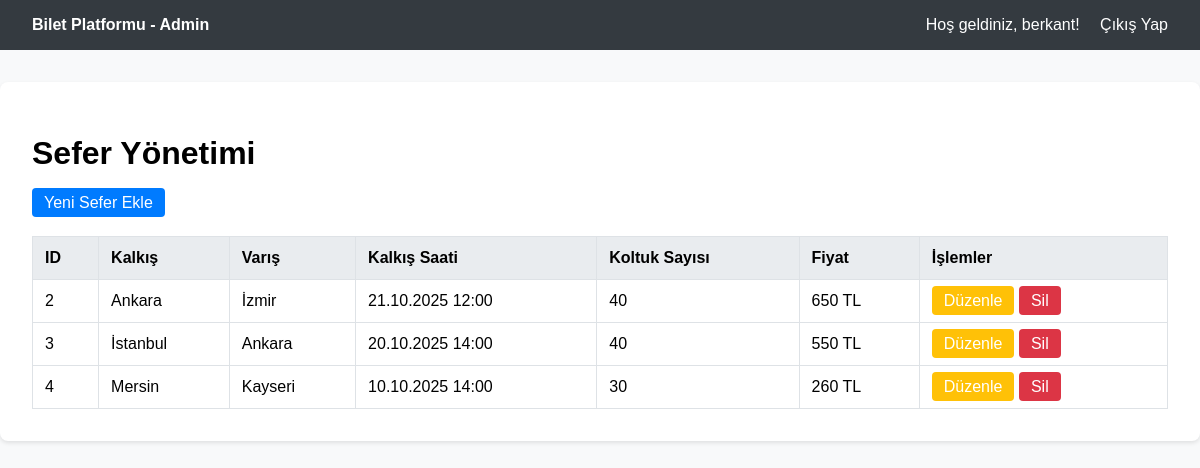
The app's page /index.php?page=company_admin_panel (signed in), older data.
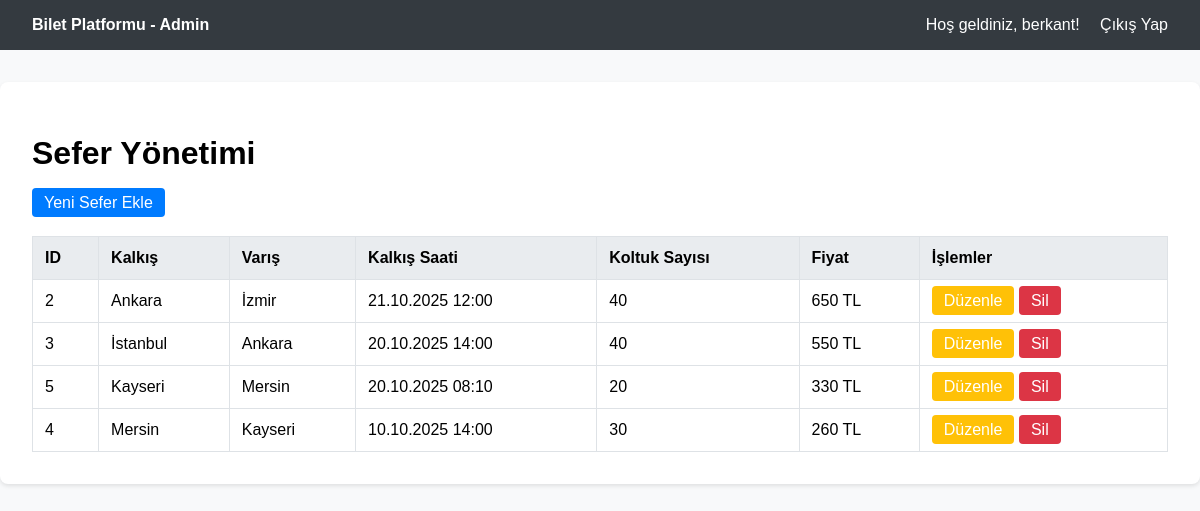
The same page, newer data.
### tables this page shows
CREATE TABLE "trips" (
	"id"	INTEGER PRIMARY KEY AUTOINCREMENT,
	"company_id"	INTEGER NOT NULL,
	"departure_location"	TEXT NOT NULL,
	"arrival_location"	TEXT NOT NULL,
	"departure_time"	TEXT NOT NULL,
	"arrival_time"	TEXT NOT NULL,
	"seat_count"	INTEGER NOT NULL,
	"price"	REAL NOT NULL,
	"created_at"	TEXT DEFAULT CURRENT_TIMESTAMP,
	FOREIGN KEY("company_id") REFERENCES "companies"("id")
);

### views/company_admin_panel.php (the view, shortened to what this page needs)
<?php
require_once __DIR__ . '/../config/database.php';
$company_id = $_SESSION['company_id'];
$stmt = $pdo->prepare("SELECT * FROM trips WHERE company_id = ? ORDER BY departure_time DESC");
$stmt->execute([$company_id]);
$company_trips = $stmt->fetchAll();
?>
<!DOCTYPE html>
<html lang="tr">
<head>
</head>
<body>
    <nav class="navbar">
        <a href="/index.php" style="font-weight: bold;">Bilet Platformu - Admin</a>
        <div>
            <span>Hoş geldiniz, <?php echo htmlspecialchars($_SESSION['user_name']); ?>!</span>
            <a href="/index.php?action=logout">Çıkış Yap</a>
        </div>
    </nav>
    <div class="container">
        <h1>Sefer Yönetimi</h1>
        <a href="/index.php?page=add_trip" class="btn btn-primary">Yeni Sefer Ekle</a>
        <table>
            <thead>
                <tr>
                    <th>ID</th>
                    <th>Kalkış</th>
                    <th>Varış</th>
                    <th>Kalkış Saati</th>
                    <th>Koltuk Sayısı</th>
                    <th>Fiyat</th>
                    <th>İşlemler</th>
                </tr>
            </thead>
            <tbody>
                <?php if (empty($company_trips)): ?>
                    <tr>
                        <td colspan="7" style="text-align: center;">Henüz firmanıza ait bir sefer bulunmamaktadır.</td>
                    </tr>
                <?php else: ?>
                    <?php foreach ($company_trips as $trip): ?>
                        <tr>
                            <td><?php echo htmlspecialchars($trip['id']); ?></td>
                            <td><?php echo htmlspecialchars($trip['departure_location']); ?></td>
                            <td><?php echo htmlspecialchars($trip['arrival_location']); ?></td>
                            <td><?php echo date('d.m.Y H:i', strtotime($trip['departure_time'])); ?></td>
                            <td><?php echo htmlspecialchars($trip['seat_count']); ?></td>
                            <td><?php echo htmlspecialchars($trip['price']); ?> TL</td>
                            <td>
                                <a href="/index.php?page=edit_trip&trip_id=<?php echo $trip['id']; ?>" class="btn btn-warning">Düzenle</a>
                                <a href="/index.php?action=delete_trip&trip_id=<?php echo $trip['id']; ?>" class="btn btn-danger" onclick="return confirm('Bu seferi ve ilişkili tüm biletleri kalıcı olarak silmek istediğinizden emin misiniz? Bu işlem geri alınamaz.');">Sil</a>
                            </td>
                        </tr>
                    <?php endforeach; ?>
                <?php endif; ?>
            </tbody>
        </table>
    </div>
</body>
</html>

### public/index.php (shortened to what this page needs)
<?php
$page = $_GET['page'] ?? 'home';
$allowed_pages = ['home', 'register', 'login', 'purchase', 'my-tickets', 'company_admin_panel', 'add_trip', 'edit_trip'];
if (in_array($page, $allowed_pages) && file_exists(__DIR__ . "/../views/{$page}.php")) {
    require_once __DIR__ . "/../views/{$page}.php";
} elseif ($page === 'home' && file_exists(__DIR__ . "/../views/home.php")) {
    require_once __DIR__ . "/../views/home.php";
} else {
    if (!isset($_GET['action'])) {
        http_response_code(404);
        echo "<h1>404 Sayfa Bulunamadı</h1>";
    }
}

### views/company_admin_panel.php (style rules this page uses)
body { font-family: sans-serif; margin: 0; background-color: #f8f9fa; }
.navbar { background-color: #343a40; padding: 1rem; color: white; display: flex; justify-content: space-between; align-items: center; }
.navbar a { color: white; text-decoration: none; margin: 0 1rem; }
.container { max-width: 1140px; margin: 2rem auto; padding: 2rem; background-color: white; border-radius: 8px; box-shadow: 0 2px 4px rgba(0,0,0,0.1); }
table { width: 100%; border-collapse: collapse; margin-top: 1.5rem; }
th, td { border: 1px solid #dee2e6; padding: 0.75rem; text-align: left; }
th { background-color: #e9ecef; }
.btn { text-decoration: none; padding: 0.375rem 0.75rem; border-radius: 4px; color: white; }
.btn-primary { background-color: #007bff; }
.btn-warning { background-color: #ffc107; }
.btn-danger { background-color: #dc3545; }

Row changes from the older to the newer data that the page shows:
added trips: id "5", departure_location "Kayseri", arrival_location "Mersin", departure_time "20.10.2025 08:10", seat_count "20", price "330"
